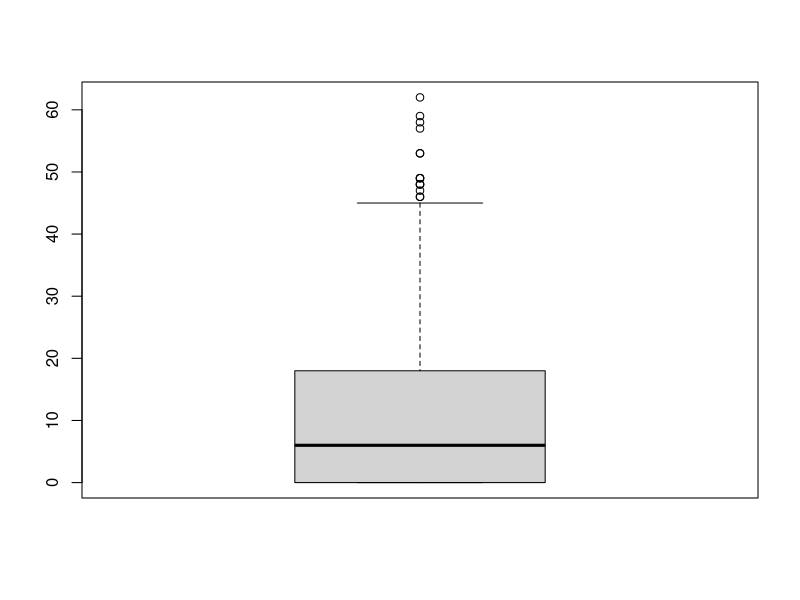
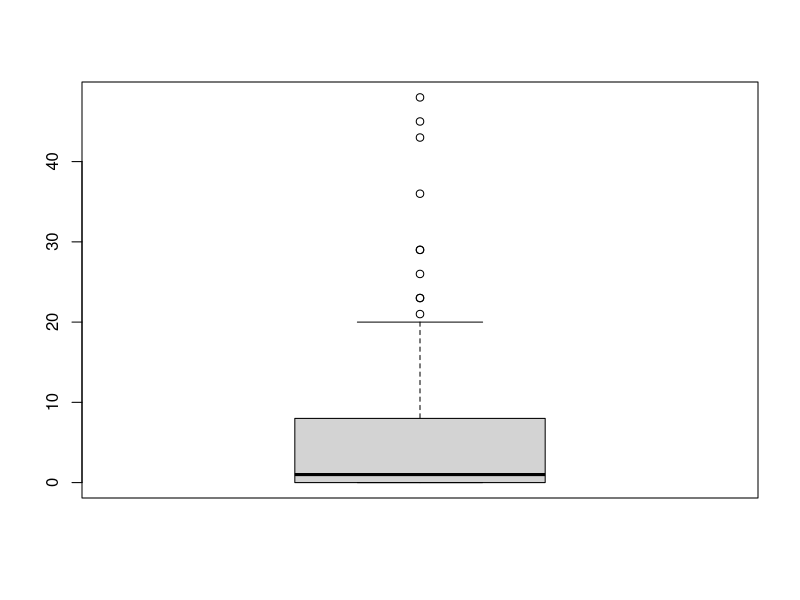

Write R code to recreate these figures, in order. (Note: this script raises an error after producing the figures.)
library(tidyverse)
library(dplyr)
library(vegan)

urch <- read.csv("Data/UrchinData2024.csv")

#look at how many pitted urchins
summary(urch$PittedUrchins)

#see the spread of pitted in both UPZ and NPZ
BothPitUrch <- urch %>%
  filter(Zone %in% c("UPZ", "NPZ"))

#are there urchins at SH and YB
capepep <- urch %>%
  filter(SiteCode %in% c("YB", "SH"))

boxplot(BothPitUrch$PittedUrchins)

#just the NPZ pitted urchins
NPZUrch <- urch %>%
  filter(Zone %in% c("NPZ"))

boxplot(NPZUrch$PittedUrchins)

#ratio of empty pits to full pits

urch <- urch %>% mutate(RatioPits = EmptyPits/PitsPresent)

urch <- urch %>% mutate(MeanTest = rowMeans(urch[, c("UrchinSize1", 
          "UrchinSize2", "UrchinSize3", "UrchinSize4", "UrchinSize5")]))

t.test(MeanTest ~ Zone, data = BothPitUrch)
ggplot(BothPitUrch, aes(x = Zone, y = MeanTest)) +
  geom_boxplot(fill = "lavender") +
  labs(title = "Urchin Size Differences",
       x = "Type of Subhabitat",
       y = "Mean Urchin Test Size (cm)") +
  theme_minimal()

urch_aov <- aov(MeanTest~SiteCode, data=urch)
anova(urch_aov)

#ANOVA test of mean test size per site
urch_aov <- aov(MeanTest~SiteCode, data=urch)
anova(urch_aov) 
summary(anova(urch_aov))
plot(urch_aov)

# Reorder the levels of sites 
urch$SiteCode <- factor(urch$SiteCode, levels = c("BB", "FC", "YB", "SH", "SB", 
                                                  "SC", "CB","RP", "WC", "CP", 
                                                  "CMN", "CMS"))


boxplot(MeanTest ~ SiteCode, data=urch, col='lavender', 
        main = "ANOVA test of Mean Test size per Site",
        xlab = "Site Code", ylab = "Mean Test Size (cm)"
)

TukeyHSD(urch_aov, conf.level=.95)

canopy_aov <- aov(Total.Canopy~Zone, data=urch)
anova(canopy_aov)

boxplot(Total.Canopy~Zone, data=urch, col='lavender', 
        main = "Percent Cover Canopy Kelp",
        xlab = "Zone", ylab = "Percent Cover Canopy Kelp"
)

TukeyHSD(canopy_aov, conf.level=.95)

##########################################################
#Canopy cover all sites- test 4 Sept 2025
##########################################################
#remove AZ- 
OnlyUrch <- urch %>%
  filter(Zone %in% c("NPZ", "UPZ"))

# combine open and crevice into Nonpit

OnlyUrch <- OnlyUrch %>% mutate(NonPit = OpenUrchins + CreviceUrchins)

#by site

canopy_aov <- aov(Total.Canopy~SiteCode, data=OnlyUrch)
anova(canopy_aov)

boxplot(Total.Canopy~SiteCode, data=OnlyUrch, col='darkgreen', 
        main = "Percent Cover Canopy Kelp at Each Site",
        xlab = "Site Code", ylab = "Percent Cover Canopy Kelp"
)

TukeyHSD(canopy_aov, conf.level=.95)

##########################################################
#Now with just pitted urchin numbers
##########################################################

#by site

pitted_urch_aov <- aov(PittedUrchins~SiteCode, data=OnlyUrch)
anova(pitted_urch_aov)

# Reorder the levels of sites 
OnlyUrch$SiteCode <- factor(OnlyUrch$SiteCode, levels = c("BB", "FC", "YB", "SH", "SB", 
                                                  "SC", "CB","RP", "WC", "CP", 
                                                  "CMN", "CMS"))

boxplot(PittedUrchins~SiteCode, data=OnlyUrch, col='lavender', 
        main = "Pitted Urchins by Site",
        xlab = "Site Code", ylab = "Pitted Urchin Abundance"
)

##########################################################
#Now with just non-pitted urchin numbers
##########################################################

#by site

nonpitted_urch_aov <- aov(NonPit~SiteCode, data=OnlyUrch)
anova(nonpitted_urch_aov)

boxplot(NonPit~SiteCode, data=OnlyUrch, col='purple', 
        main = "Nonpitted Urchins by Site",
        xlab = "Site Code", ylab = "Nonpitted Urchin Abundance"
)


TukeyHSD(nonpitted_urch_aov, conf.level=.95)


##########################################################
#end
##########################################################


# bare rock cover

barerock_aov <- aov(Bare.rock~Zone, data=urch)
anova(barerock_aov)

boxplot(Bare.rock~Zone, data=urch, col='lavender', 
        main = "Percent Cover Bare rock",
        xlab = "Zone", ylab = "Percent Cover Bare rock"
)

TukeyHSD(barerock_aov, conf.level=.95)


ggplot(bothpiturch, aes(x = Zone, y = MeanTest)) +  
  geom_boxplot(fill = "lightblue") +  
  labs(title = "Mean Urchin Test Sizes by Zone", 
       x = "Urchin Subhabitat", 
       y = "Mean size of test urchins in cm") + 
  theme_minimal()

######################Camilla
mean(urch$TotalAttachedDrift)

summary(urch$TotalAttachedDrift)

favstats(urch$TotalAttachedDrift)

onlyalgal <- urch%>%
  filter(Zone %in% c("AZ"))

algpit <- urch %>%
  filter(Zone %in% c("UPZ", "PZ"))

algnonpit <- urch %>%
  filter(Zone %in% c("NPZ"))

algbothurch <- urch %>%
  filter(Zone %in% c("UPZ", "NPZ","AZ"))

urch <- urch %>%
  mutate()

canopy_gg <- urch %>%
  filter(Zone %in% c("UPZ", "AZ", "NPZ"))

ggplot(canopy_gg, aes(x = Zone, y = Total.Canopy)) + 
  geom_boxplot(fill = "lavender") + 
  labs(title = "Mean Percent Total Canopy Cover by Zone", 
       x = "Urchin Subhabitat", y = "Mean Percent Total Canopy Cover") + 
  theme_minimal()

ggplot(algbothurch, aes(x = Zone, y = TotalAttachedDrift)) +  
  geom_boxplot(fill = "lavender") +  
  labs(title = "Mean Percentage of Drift Kelp by Zone", 
       x = "Urchin Subhabitat", 
       y = "Mean Percentage of Attached Drift") + 
  theme_minimal()

ggplot(algbothurch, aes(x = Zone, y = RatioPitUrch)) + 
  geom_boxplot(fill = "purple") + 
  labs(title = "Mean Number of Pitted Urchins by Zone", 
       x = "Urchin Subhabitat", 
       y = "Mean Number of Pitted Urchins") + 
  theme_minimal()

#NMDS practice 

#all by zone

urch$Mastocarpus <-as.numeric(urch$Mastocarpus)

Urchcom<- urch %>% 
  select(-44)
Urchcom2 <- Urchcom [, 35:56]
Urchcom2<- Urchcom2 %>%
  mutate(across(everything(), ~replace_na(.x, 0)))

UrchSq <- sqrt(Urchcom2)

# Calculate Bray-Curtis dissimilarity matrix
UrchSim <- vegdist(UrchSq, method = "bray")

# Perform NMDS using the Bray-Curtis dissimilarity matrix
Urchnmds <- metaMDS(UrchSim, k = 2, trymax = 40)
Urchnmds_coords <- as.data.frame(scores(Urchnmds, display = "sites"))

# Combine NMDS coordinates with the original metadata 
Urch1 <- cbind(urch,Urchnmds_coords)
UrchplotCape <- ggplot(data=Urch1, aes(x=NMDS1, y=NMDS2, color=Cape )) +
  geom_point()
plot(UrchplotCape)

#by site?

WC<- urch %>%
  filter(SiteCode %in% c("WC"))
WC$Mastocarpus <-as.numeric(WC$Mastocarpus)

WCcom<- WC %>% 
  select(-44)
WCcom2 <- WCcom [, 35:56]
WCcom2<- WCcom2 %>%
  mutate(across(everything(), ~replace_na(.x, 0)))

WCSq <- sqrt(WCcom2)

# Calculate Bray-Curtis dissimilarity matrix
WCSim <- vegdist(WCSq, method = "bray")

# Perform NMDS using the Bray-Curtis dissimilarity matrix
WCnmds <- metaMDS(WCSim, k = 2, trymax = 40)
WCnmds_coords <- as.data.frame(scores(WCnmds, display = "sites"))

# Combine NMDS coordinates with the original metadata 
WC1 <- cbind(WC,WCnmds_coords)
WCplotCape <- ggplot(data=WC1, aes(x=NMDS1, y=NMDS2, color=Zone )) +
  geom_point()
plot(WCplotCape)

#algae
Alg <- urch %>%
  filter(Zone %in% c("AZ"))
Alg$Mastocarpus <-as.numeric(Alg$Mastocarpus)

algcom<- Alg %>% 
  select(-44)
algcom2 <- algcom [, 35:56]
algcom2<- algcom2 %>%
  mutate(across(everything(), ~replace_na(.x, 0)))

AlgSq <- sqrt(algcom2)

# Calculate Bray-Curtis dissimilarity matrix
NonPitSim <- vegdist(NonPitSq, method = "bray")

# Perform NMDS using the Bray-Curtis dissimilarity matrix
NonPitnmds <- metaMDS(NonPitSim, k = 2, trymax = 40)
NonPitnmds_coords <- as.data.frame(scores(NonPitnmds, display = "sites"))

# Combine NMDS coordinates with the original metadata 
NonPit1 <- cbind(NonPit,NonPitnmds_coords)
NonPitplotCape <- ggplot(data=NonPit1, aes(x=NMDS1, y=NMDS2, color=Cape )) +
  geom_point()
plot(NonPitplotCape)
#nonpit
NonPit <- urch %>%
  filter(Zone %in% c("NPZ"))
NonPit$Mastocarpus <-as.numeric(NonPit$Mastocarpus)

nonpitcom<- NonPit %>% 
  select(-44)
nonpitcom2 <- nonpitcom [, 35:56]
nonpitcom2<- nonpitcom2 %>%
  mutate(across(everything(), ~replace_na(.x, 0)))

NonPitSq <- sqrt(nonpitcom2)

# Calculate Bray-Curtis dissimilarity matrix
NonPitSim <- vegdist(NonPitSq, method = "bray")

# Perform NMDS using the Bray-Curtis dissimilarity matrix
NonPitnmds <- metaMDS(NonPitSim, k = 2, trymax = 40)
NonPitnmds_coords <- as.data.frame(scores(NonPitnmds, display = "sites"))

# Combine NMDS coordinates with the original metadata 
NonPit1 <- cbind(NonPit,NonPitnmds_coords)
NonPitplotCape <- ggplot(data=NonPit1, aes(x=NMDS1, y=NMDS2, color=Cape )) +
  geom_point()
plot(NonPitplotCape)

#if you want to flip coords...then 
# RecInxDist_BySiteYear2 <-RecInxDist_BySiteYear1 %>%
#   #mutate(NMDS2 = -1*NMDS2) %>% #invert nMDS 2 so that earlier years are in bottom left of plot
#   mutate(NMDS1 = -1*NMDS1)


# #drop position columns
# pitcom<- Pit %>% select(-c(1:44, 58))
# pitcom <- data.frame(lapply(pitcom, as.numeric))
# 
# urch_matrix <- as.matrix(pitcom)
# 
# 
# #replace NA with 0
# urch_matrix[is.na(urch_matrix)] <- 0
# #remove rows where all are 0
# 
# urch_matrix <- urch_matrix[rowSums(urch_matrix) != 0, ]  # Remove rows where all values are 0
# 
# pit_nmds=metaMDS(urch_matrix, # Our community-by-species matrix
#         k=2) 
# 
# stressplot(pit_nmds)
# 
# plot(pit_nmds)
# ordiplot(pit_nmds,type="n")
# orditorp(pit_nmds,display="species",col="red",air=0.01)
# orditorp(pit_nmds,display="sites",cex=1.25,air=0.01)

#sarahs code
# Subset the data to include columns with RecInx classes

Pit <- urch %>%
  filter(Zone %in% c("UPZ")) %>%
  filter(Mastocarpus!="4?") 
Pit$Mastocarpus <-as.numeric(Pit$Mastocarpus)
#same as pit com (19-58 community matrix)
pitcom<- Pit %>% 
  select(-44)
 pitcom2 <- pitcom [, 35:56]

 
 #drop row with question mark
 #now this is my community matrix

# Apply square root transformation (I used shade plots and draftsman in primer to visualise different transformations - sqrt seemed good. )
PitSq <- sqrt(pitcom2)


# Calculate Bray-Curtis dissimilarity matrix
PitSim <- vegdist(PitSq, method = "bray")

# Perform NMDS using the Bray-Curtis dissimilarity matrix
Pitnmds <- metaMDS(PitSim, k = 2, trymax = 40)


# Extract NMDS coordinates
Pitnmds_coords <- as.data.frame(scores(Pitnmds, display = "sites"))

# Combine NMDS coordinates with the original metadata 
Pit1 <- cbind(Pit,Pitnmds_coords)

#if you want to flip coords...then 
# RecInxDist_BySiteYear2 <-RecInxDist_BySiteYear1 %>%
#   #mutate(NMDS2 = -1*NMDS2) %>% #invert nMDS 2 so that earlier years are in bottom left of plot
#   mutate(NMDS1 = -1*NMDS1)

Pitplot <- ggplot(data=Pit1, aes(x=NMDS1, y=NMDS2, color=SiteCode )) +
  geom_point()
plot(Pitplot)

PitplotCape <- ggplot(data=Pit1, aes(x=NMDS1, y=NMDS2, color=Cape )) +
  geom_point()
plot(PitplotCape)

#########################
#linear model for understory algae
##########################
summary(lm(PittedUrchins ~ Understory.algae, data = Pit))

ggplot(Pit, aes(x = PittedUrchins, y = Understory.algae)) + 
  geom_point() + stat_smooth(method = 'lm', se=FALSE) 


summary(lm(PittedUrchins ~ Understory.algae, data = NPZUrch))

ggplot(NPZUrch, aes(x = PittedUrchins, y = Understory.algae, color=Cape)) +
  geom_point() + stat_smooth(method = 'lm', se=FALSE) 

#try a Poisson model?

poisson_model <- glm(PittedUrchins ~ Understory.algae, data = NPZUrch, family = poisson)
summary(poisson_model)
NPZUrch$predicted <- predict(poisson_model, type = "response")
ggplot(NPZUrch, aes(x = Understory.algae, y = PittedUrchins)) +
  geom_point() +  # Scatterplot of actual data
  geom_line(aes(y = predicted), color = "blue") +  # Fitted Poisson regression line
  labs(title = "Poisson Regression of Pitted Urchins vs Understory Algae",
       x = "Understory Algae",
       y = "Predicted Pitted Urchins")

#what about a 

#Attached Drift

summary(lm(PittedUrchins ~ TotalAttachedDrift, data = Pit)) 

ggplot(Pit, aes(x = PittedUrchins, y = TotalAttachedDrift, col = SiteCode)) +
  geom_point() + stat_smooth(method = 'lm', se=FALSE) 

#write a .csv file for Boiler urchins only

CapeArago <- urch %>%
  filter(SiteCode %in% c("SC", "SB"))

write.csv(CapeArago,"CapeAragoUrchins.csv")
